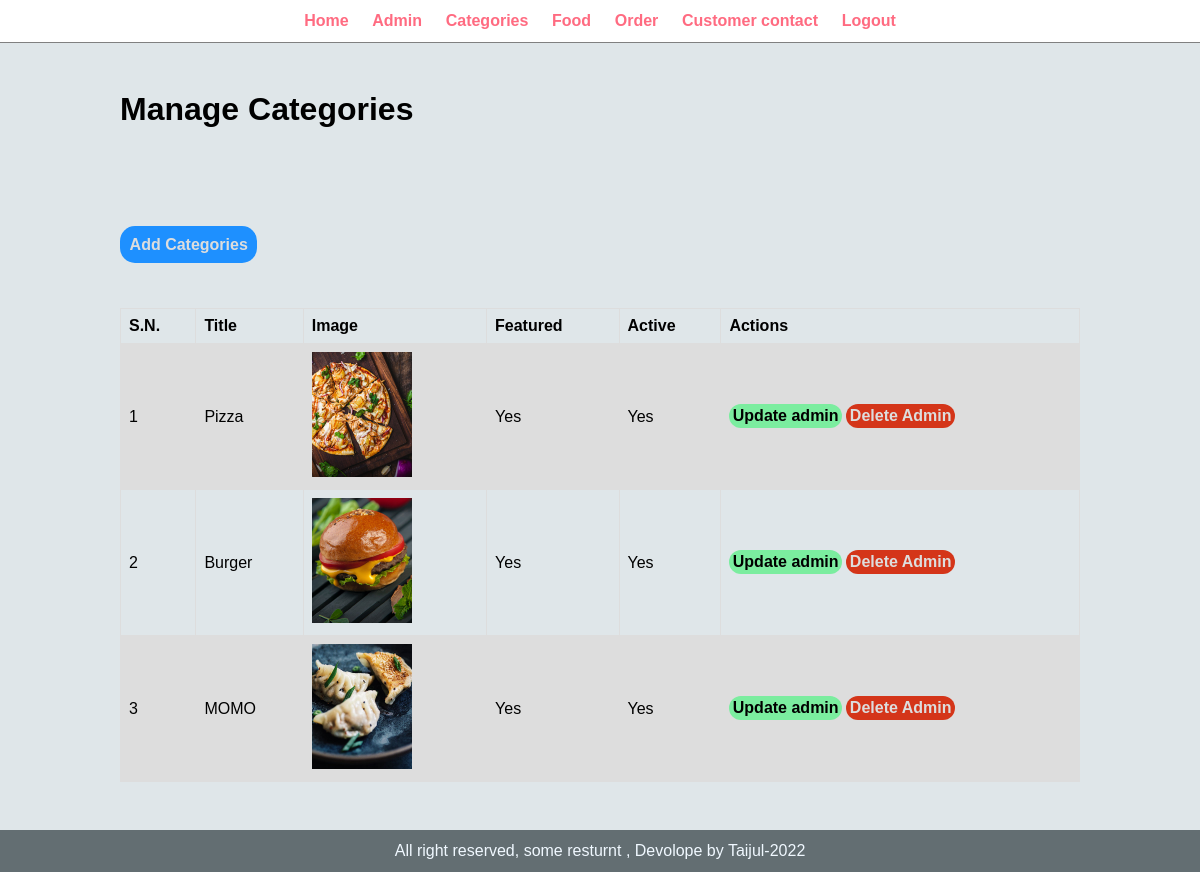
The page /admin/manage-categorie.php (signed in) on the database its author committed.
### tables this page shows
CREATE TABLE `tbl_category` (
  `id` int(11) NOT NULL,
  `title` varchar(100) NOT NULL,
  `image_name` varchar(255) NOT NULL,
  `featured` varchar(100) NOT NULL,
  `active` varchar(100) NOT NULL
);

### admin/manage-categorie.php (the view, shortened to what this page needs)
<?php include("partials/menu.php");?>
    <div class="main-content">
        <div class="wrapper">
          <h1>Manage Categories</h1>
           <br> <br>
           <br>
        <br> <br> <br>
      <a  class="btn-primary" href="add-category.php">Add Categories</a>
    <br> <br> <br> <br>
    <table class="tbl-full">
  <tr>
    <th>S.N.</th>
    <th>Title</th>
    <th>Image</th>
    <th>Featured</th>
    <th>Active</th>
    <th>Actions</th>
  </tr>
  <?php
  $sql="SELECT * FROM tbl_category";
  $query=mysqli_query($conn,$sql);
  $sn=1;
  while($row=mysqli_fetch_array($query)){
   $id=$row['id'] ;
   $title=$row['title'];
    $image=$row['image_name'];
   $featured=$row['featured'];
    $active=$row['active'];
  ?>
  <tr>
    <td><?php echo $sn++;?></td>
    <td><?php echo $title?></td>
    <td>
      <?php
      if($image!==''){
      ?>
      <img style="width:100px;" src="../images/category/<?php echo $image;?>" alt="">
      <?php
      }else{
        echo '<div class="error"> No image uploded</div>' ;
      }
      ?>
  </td>
    <td><?php echo $featured;?></td>
    <td><?php echo $active ?> </td>
    <td>
      <a class="btn-secondary" href="update-category.php?id=<?php echo $id?>">Update admin</a>
      <a class="btn-danger" href="delete-category.php?id=<?php echo $id?>">Delete Admin</a>
    </td>
  </tr>
  <?php }?>
</table>
        </div>
    </div>
   <?php include("partials/footer.php")?>

### css/admin.css (style rules this page uses)
* { margin: 0; padding: 0; font-family: 'Franklin Gothic Medium', 'Arial Narrow', Arial, sans-serif; }
.wrapper { padding: 1%; width: 80%; margin: 0 auto; }
.btn-primary { background-color: #1e90ff; padding: 1%; color: #dddddd; text-decoration: none; font-weight: bold; border-radius: 15px; }
.btn-secondary { background-color: #7bed9f; padding: 1%; color: black; text-decoration: none; font-weight: bold; border-radius: 15px; }
.btn-danger { background-color: #d43519; padding: 1%; color: #dddddd; text-decoration: none; font-weight: bold; border-radius: 15px; }
.tbl-full { font-family: arial, sans-serif; border-collapse: collapse; width: 100%; }
td, th { border: 1px solid #dddddd; text-align: left; padding: 8px; }
tr:nth-child(even) { background-color: #dddddd; }
.main-content { background-color: #dfe6e9; padding: 3% 0; }

### rows shown on the page
tbl_category: title "Pizza", image_name (picture), featured "Yes", active "Yes"
tbl_category: title "Burger", image_name (picture), featured "Yes", active "Yes"
tbl_category: title "MOMO", image_name (picture), featured "Yes", active "Yes"
